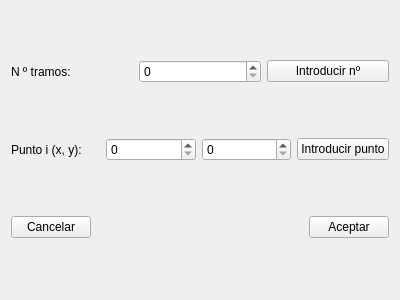
<?xml version="1.0" encoding="UTF-8"?>
<ui version="4.0">
 <class>Tramos</class>
 <widget class="QWidget" name="Tramos">
  <property name="geometry">
   <rect>
    <x>0</x>
    <y>0</y>
    <width>400</width>
    <height>300</height>
   </rect>
  </property>
  <property name="windowTitle">
   <string>Form</string>
  </property>
  <layout class="QVBoxLayout" name="verticalLayout">
   <item>
    <layout class="QHBoxLayout" name="horizontalLayout_2">
     <item>
      <widget class="QLabel" name="label">
       <property name="text">
        <string>N º tramos:</string>
       </property>
      </widget>
     </item>
     <item>
      <widget class="QSpinBox" name="spinBox_nTramos"/>
     </item>
     <item>
      <widget class="QPushButton" name="ButtonNtramos">
       <property name="text">
        <string>Introducir nº</string>
       </property>
      </widget>
     </item>
    </layout>
   </item>
   <item>
    <layout class="QHBoxLayout" name="horizontalLayout">
     <item>
      <widget class="QLabel" name="label_punto">
       <property name="text">
        <string>Punto i (x, y): </string>
       </property>
      </widget>
     </item>
     <item>
      <widget class="QSpinBox" name="spinBox_x"/>
     </item>
     <item>
      <widget class="QSpinBox" name="spinBox_y"/>
     </item>
     <item>
      <widget class="QPushButton" name="ButtonPunto">
       <property name="text">
        <string>Introducir punto</string>
       </property>
      </widget>
     </item>
    </layout>
   </item>
   <item>
    <layout class="QHBoxLayout" name="horizontalLayout_3">
     <item>
      <widget class="QPushButton" name="ButtonCancelar">
       <property name="text">
        <string>Cancelar</string>
       </property>
      </widget>
     </item>
     <item>
      <spacer name="horizontalSpacer">
       <property name="orientation">
        <enum>Qt::Horizontal</enum>
       </property>
       <property name="sizeHint" stdset="0">
        <size>
         <width>40</width>
         <height>20</height>
        </size>
       </property>
      </spacer>
     </item>
     <item>
      <widget class="QPushButton" name="ButtonAceptar">
       <property name="text">
        <string>Aceptar</string>
       </property>
      </widget>
     </item>
    </layout>
   </item>
  </layout>
 </widget>
 <resources/>
 <connections/>
</ui>
